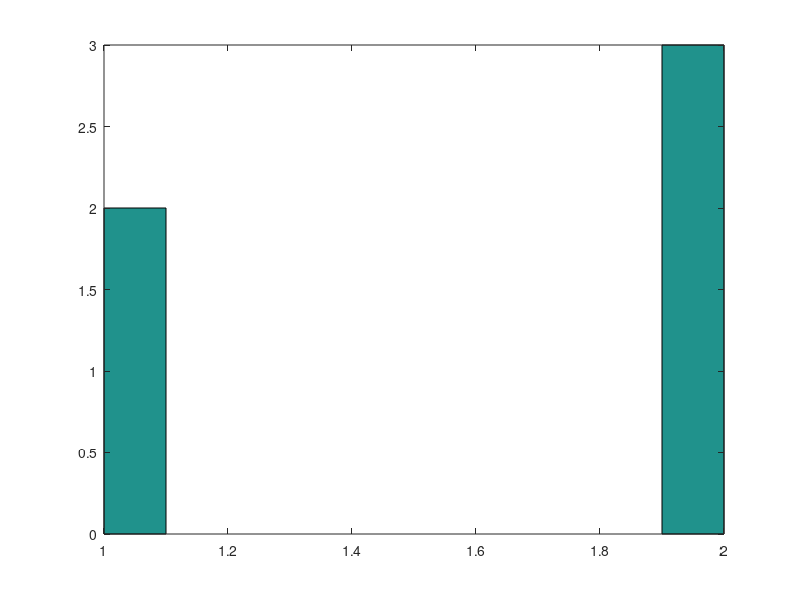

Source code (MATLAB):
% A coin is tossed 3 times. Let X denote the number of heads that appear.
% a) Find the probability distribution function of X. What type of distribution does X have?
% b) Find the cumulative distribution function of X, FX. 
% c) Find P(X = 0) and P(X ̸= 1).
% d) Find P(X ≤ 2), P(X < 2).
% e) Find P(X ≥ 1), P(X > 1).
% f) Write a Matlab code that simulates 3 coin tosses and computes the value of the variable X.

% a) Bino(3, 0.5)
% P(X = 0) = binopdf(0, 3, 0.5)
%	0	1	2	3
%      1/8       3/8       3/8       1/8
binopdf(0:1:3, 3, 0.5)


% b) Find the cdf of X, FX 
binocdf(0:1:3, 3, 0.5)

% c) P(X = 0) and P(X != 1)
binopdf(0, 3, 0.5)
1 - binopdf(1, 3, 0.5)

% d) P(X ≤ 2) and P(X < 2)
binocdf(2, 3, 0.5);
binocdf(1, 3, 0.5);

% e) P(X ≥ 1) and P(X > 1)
1 - binocdf(0, 3, 0.5);
1 - binocdf(1, 3, 0.5);

% f) Write a Matlab code that simulates 3 coin tosses and computes the value of the variable X.
N = input("Number of simulations");
C = rand(3, N);
% each column is a simulation
% each row -> first, second and third coin toss
Y = C < 0.5;
X = sum(Y);
% sums up each column and returns a vector
hist(X);
